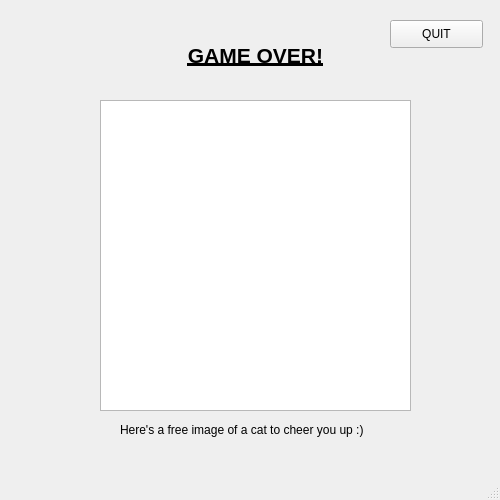
<?xml version="1.0" encoding="UTF-8"?>
<ui version="4.0">
 <class>gameOver</class>
 <widget class="QMainWindow" name="gameOver">
  <property name="geometry">
   <rect>
    <x>0</x>
    <y>0</y>
    <width>500</width>
    <height>500</height>
   </rect>
  </property>
  <property name="windowTitle">
   <string>MainWindow</string>
  </property>
  <widget class="QWidget" name="centralwidget">
   <widget class="QLabel" name="label">
    <property name="geometry">
     <rect>
      <x>150</x>
      <y>-10</y>
      <width>211</width>
      <height>131</height>
     </rect>
    </property>
    <property name="text">
     <string>&lt;html&gt;&lt;head/&gt;&lt;body&gt;&lt;p align=&quot;center&quot;&gt;&lt;span style=&quot; font-size:16pt; font-weight:600; text-decoration: underline;&quot;&gt;GAME OVER!&lt;/span&gt;&lt;/p&gt;&lt;/body&gt;&lt;/html&gt;</string>
    </property>
   </widget>
   <widget class="QTextBrowser" name="textBrowser">
    <property name="geometry">
     <rect>
      <x>100</x>
      <y>100</y>
      <width>311</width>
      <height>311</height>
     </rect>
    </property>
    <property name="html">
     <string>&lt;!DOCTYPE HTML PUBLIC &quot;-//W3C//DTD HTML 4.0//EN&quot; &quot;http://www.w3.org/TR/REC-html40/strict.dtd&quot;&gt;
&lt;html&gt;&lt;head&gt;&lt;meta name=&quot;qrichtext&quot; content=&quot;1&quot; /&gt;&lt;style type=&quot;text/css&quot;&gt;
p, li { white-space: pre-wrap; }
&lt;/style&gt;&lt;/head&gt;&lt;body style=&quot; font-family:'MS Shell Dlg 2'; font-size:7.8pt; font-weight:400; font-style:normal;&quot;&gt;
&lt;p style=&quot; margin-top:0px; margin-bottom:0px; margin-left:0px; margin-right:0px; -qt-block-indent:0; text-indent:0px;&quot;&gt;&lt;img src=&quot;:/new/prefix1/Images/unsplash-stock-image[url=httpsunsplash.comphotosOcb-zFKk8lw].jpg&quot; width=&quot;300&quot; height=&quot;300&quot; /&gt;&lt;/p&gt;&lt;/body&gt;&lt;/html&gt;</string>
    </property>
   </widget>
   <widget class="QLabel" name="label_2">
    <property name="geometry">
     <rect>
      <x>120</x>
      <y>420</y>
      <width>371</width>
      <height>20</height>
     </rect>
    </property>
    <property name="text">
     <string>Here's a free image of a cat to cheer you up :)</string>
    </property>
   </widget>
   <widget class="QPushButton" name="pushButton">
    <property name="geometry">
     <rect>
      <x>390</x>
      <y>20</y>
      <width>93</width>
      <height>28</height>
     </rect>
    </property>
    <property name="text">
     <string>QUIT</string>
    </property>
   </widget>
  </widget>
  <widget class="QMenuBar" name="menubar">
   <property name="geometry">
    <rect>
     <x>0</x>
     <y>0</y>
     <width>500</width>
     <height>26</height>
    </rect>
   </property>
  </widget>
  <widget class="QStatusBar" name="statusbar"/>
 </widget>
 <resources/>
 <connections/>
</ui>
